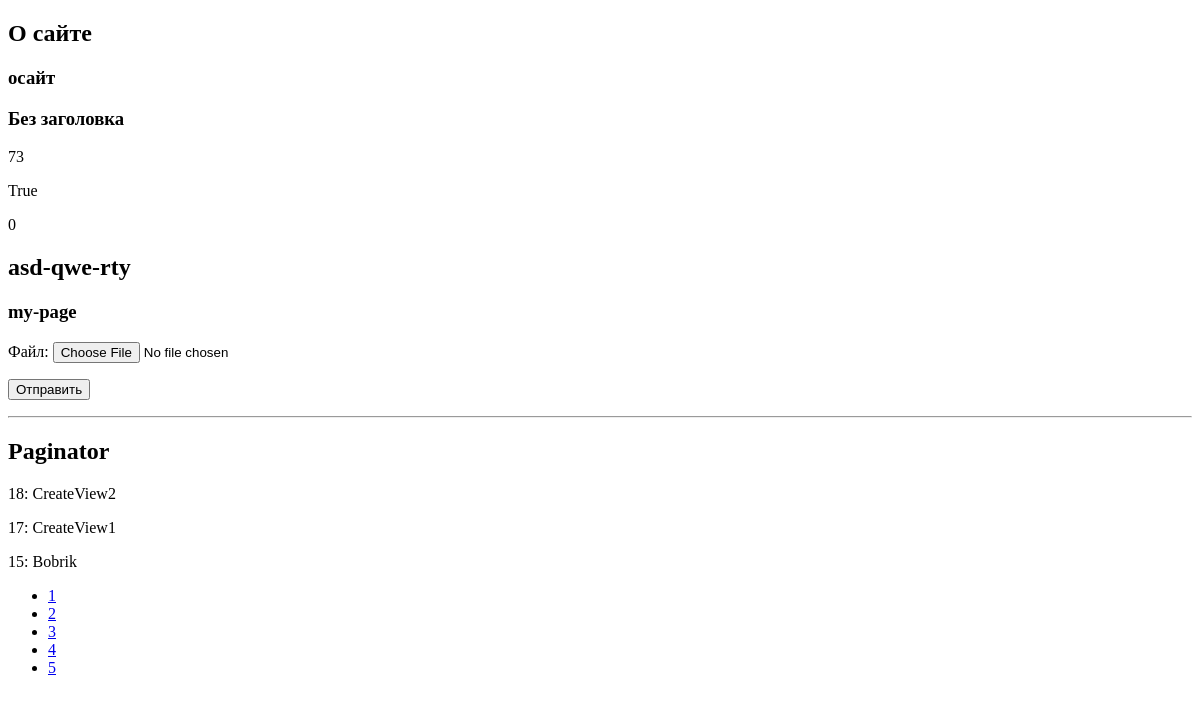
The app's page /about/ (signed in), older data.
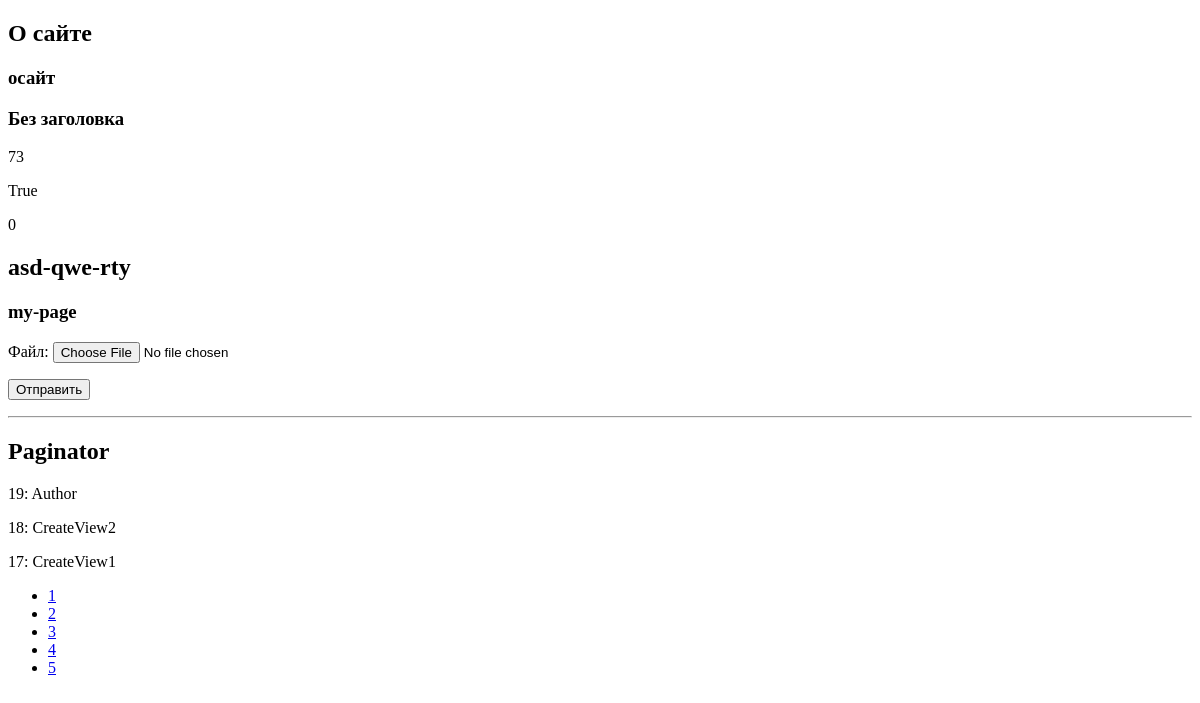
The same page, newer data.
### women/models.py (models this page shows, shortened)
class Women(models.Model):
    class Status(models.IntegerChoices):
        DRAFT = 0, 'Черновик'
        PUBLISHED = 1, 'Опубликовано'
    title=models.CharField(max_length=100,verbose_name='Название',unique=True)
    slug=models.SlugField(max_length=100, unique=True, db_index=True)
    photo=models.ImageField(upload_to="photos/%Y/%m/%d", default=None, blank=True, null=True, verbose_name="Фото")
    content=models.TextField(verbose_name='Текст', blank=True)
    time_create=models.DateTimeField(auto_now_add=True)
    time_update=models.DateTimeField(auto_now=True)
    is_published=models.BooleanField(choices=tuple(map(lambda x:(bool(x[0]),x[1]),Status.choices)),
                                default=Status.DRAFT, verbose_name='Статус')
    cat=models.ForeignKey(to='Category', on_delete=models.PROTECT, related_name='posts')
    tags=models.ManyToManyField(to='TagPost', blank=True, related_name='tags')
    husband=models.OneToOneField('Husband', on_delete=models.SET_NULL, null=True,
                        blank=True, related_name='women')
    active=models.BooleanField(default=True)
    author=models.ForeignKey(get_user_model(),on_delete=models.SET_NULL,related_name='posts',null=True,default=None)
    objects=models.Manager()
    published=PublisheManager()
    class Meta:
        verbose_name='Известные женщины'
        verbose_name_plural='Известные женщины'
        ordering=['-time_create']
        indexes=[
            models.Index(fields=['-time_create'])
        ]

### women/views.py (the view)
# urls.py: path('about/', views.about, name='about'),
@login_required(login_url="women:index")#работает без LOGIN_URL имеет приоритет перед LOGIN_URL
def about(request):
    contact_list=Women.published.all()
    paginator=Paginator(contact_list, 3)
    page_number=request.GET.get('page')
    page_obj=paginator.get_page(page_number)
    if request.method=="POST":
        form=UploadFileForm(request.POST, request.FILES)
        if form.is_valid():
            fp=UploadFiles(file=form.cleaned_data['file'])
            fp.save()
    else:
        form=UploadFileForm()
    title='o сайте'
    float=23.5
    int=24
    data={
        'title':title,
        'float':float,
        'int':int,
        'url':slugify("My page"),
        "form":form,
        'page_obj':page_obj,
    }
    return render(request, "women/about.html", context=data)

### women/forms.py
class UploadFileForm(forms.Form):
    file=forms.FileField(label="Файл")

### users/context_processors.py (called while the page is built)
def get_women_context(request):
    return {'mainmenu':menu2}

### women/models.py (called while the page is built)
    def get_queryset(self):
        return super().get_queryset().filter(is_published=Women.Status.PUBLISHED)

### women/templates/women/about.html (shortened to what this page needs)
<!DOCTYPE html>
<html lang="en">
<head>
</head>
<body>
    <h2>{{title|capfirst}}</h2>
    <h3>{{title|cut:" "|cut:"е"}}</h3>
    <h3>{{main_title|default:"Без заголовка"}}</h3>
    <p>{{float|add:"50"}}</p>
    <p>{{int|divisibleby:"4"}}</p>
    <p>{{menu|length}}</p>
    <h2>{{"Asd qwe rty"|slugify}}</h2>
    <h3>{{url}}</h3>
    <form action=""method="post"enctype="multipart/form-data">
        {{form.as_p}}
        <p><button type="submit">Отправить</button></p>
    </form>
    <hr>
    <h2>Paginator</h2>
    {% for item in page_obj %}
        <p>{{ item.pk }}: {{item.title}}</p>
    {% endfor %}
    <nav>
        <ul>
            {% for p in page_obj.paginator.page_range %}
            <li>
                <a href="?page={{p}}">{{p}}</a>
            </li>
            {% endfor %}
        </ul>
    </nav>
</body>
</html>

Row changes from the older to the newer data that the page shows:
no longer on this page (row unchanged): Women: pk "15", title "Bobrik"
added Women: pk "19", title "Author"
